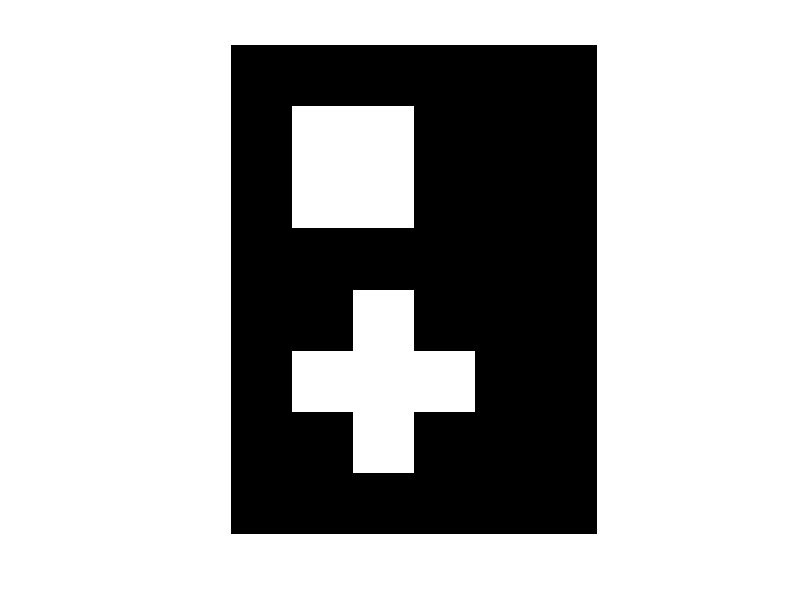

Here is the MATLAB script that generated this plot:
im = [0 0 0 0 0 0; 0 1 1 0 0 0; 0 1 1 0 0 0; 0 0 0 0 0 0; 0 0 1 0 0 0; 0 1 1 1 0 0; 0 0 1 0 0 0; 0 0 0 0 0 0];
img = im2bw(im);

% initialized visited as zero
label = zeros(size(img));
% current label
curr_label = 1;


for i = 2:size(img,1)
    for j = 2:size(img,2)
        if img(i,j) ~= 0
            if img(i,j) == img(i-1,j) || img(i,j) == img(i,j-1) || ...
               img(i,j) == img(i,j+1) || img(i,j) == img(i+1,j)
                label(i,j) = curr_label;
            elseif img(i,j) ~= img(i-1,j) || img(i,j) ~= img(i,j-1) || ...
                   img(i,j) ~= img(i,j+1) || img(i,j) ~= img(i+1,j)
                curr_label = curr_label+1;
            end
            
        end
    end
end

figure;
imshow(img);